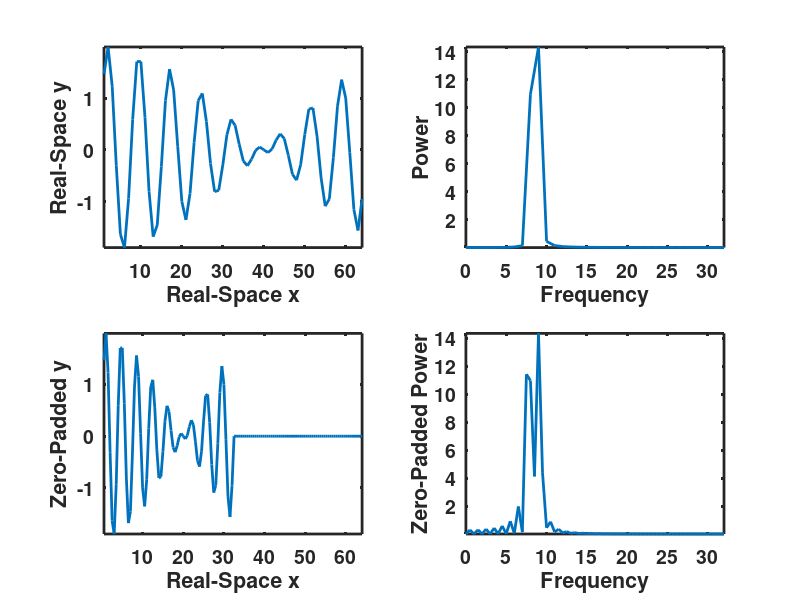

Here is the MATLAB script that generated this plot:
function [] = padFFT()
% padFFT shows the benefit of zero padding 
% the FFT input array to resolve the frequency amplitudes
% padding does not improve the frequency resolution
% but padding does decrease the frequency spacing in the
% FFT output. The example shows that the padding allows     
% the two separate peaks to be resolved

close all
clear all
clc

set(0,'defaultaxeslinewidth',2); set(0,'defaultlinelinewidth',2);
set(0,'defaultaxesFontWeight','bold');set(0,'defaulttextFontWeight','bold') 
set(0,'defaultaxesfontsize',14); set(0,'defaulttextfontsize',14);

xlength=2^6
x=1:xlength;
f1=2^3
f2=1.1*f1
y=sin(f1*2*pi*x/xlength)+sin(f2*2*pi*x/xlength);
subplot (2,2,1); plot (x,y)
xlabel('Real-Space x'); ylabel('Real-Space y'); 
axis tight
H=fft(y);
PowerH=H.*conj(H)/xlength;
subplot (2,2,2); plot((0:xlength/2),PowerH(1:xlength/2+1));
axis tight
ylabel('Power'); xlabel('Frequency');

mult=2
yp=[y zeros(1,(mult-1)*xlength)];
xp=1:(xlength*mult);
subplot (2,2,3); plot (xp/mult,yp); 
xlabel('Real-Space x'); ylabel('Zero-Padded y'); axis tight
Hp=fft(yp);
PowerHp=Hp.*conj(Hp)/xlength;
subplot (2,2,4); 
plot((0:xlength*mult/2)/2,PowerHp(1:xlength*mult/2+1));
axis tight
ylabel('Zero-Padded Power'); xlabel('Frequency');

end
